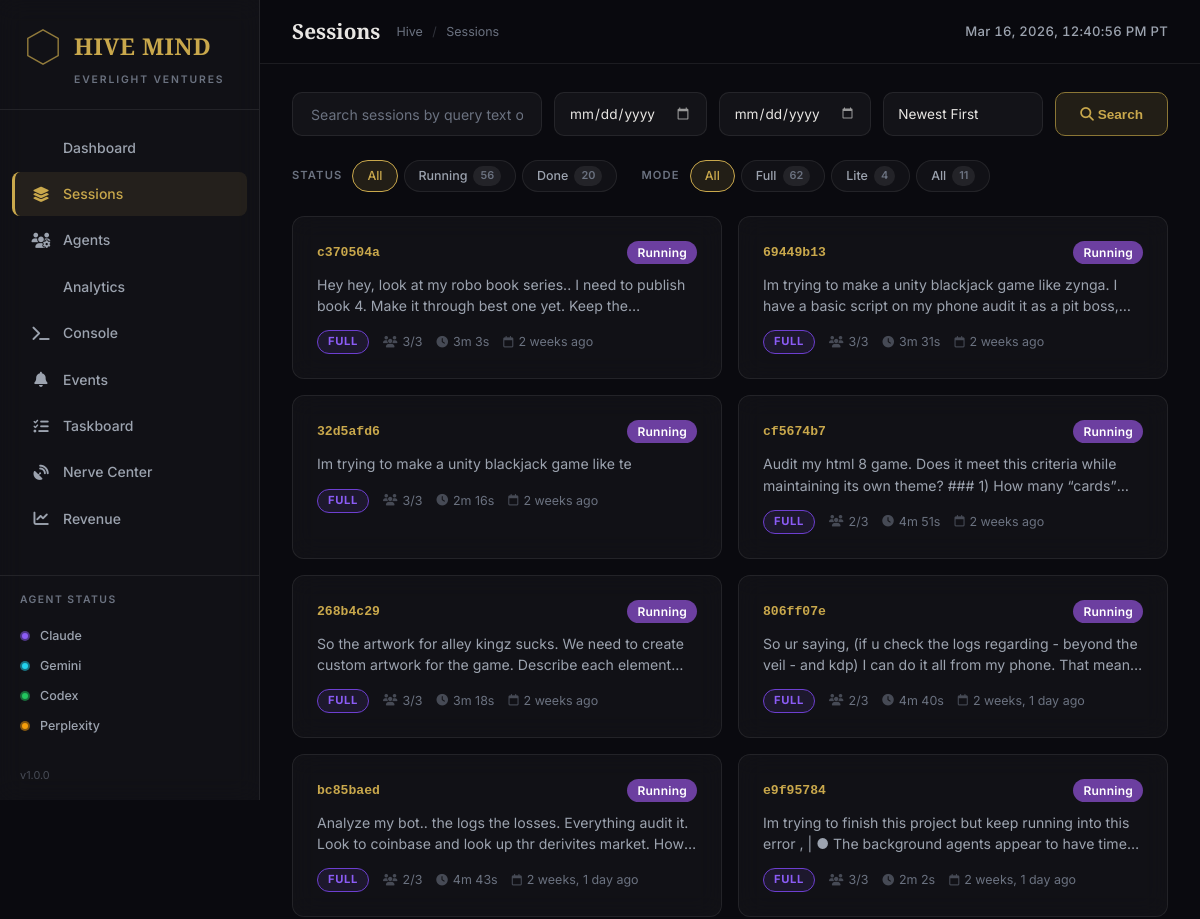
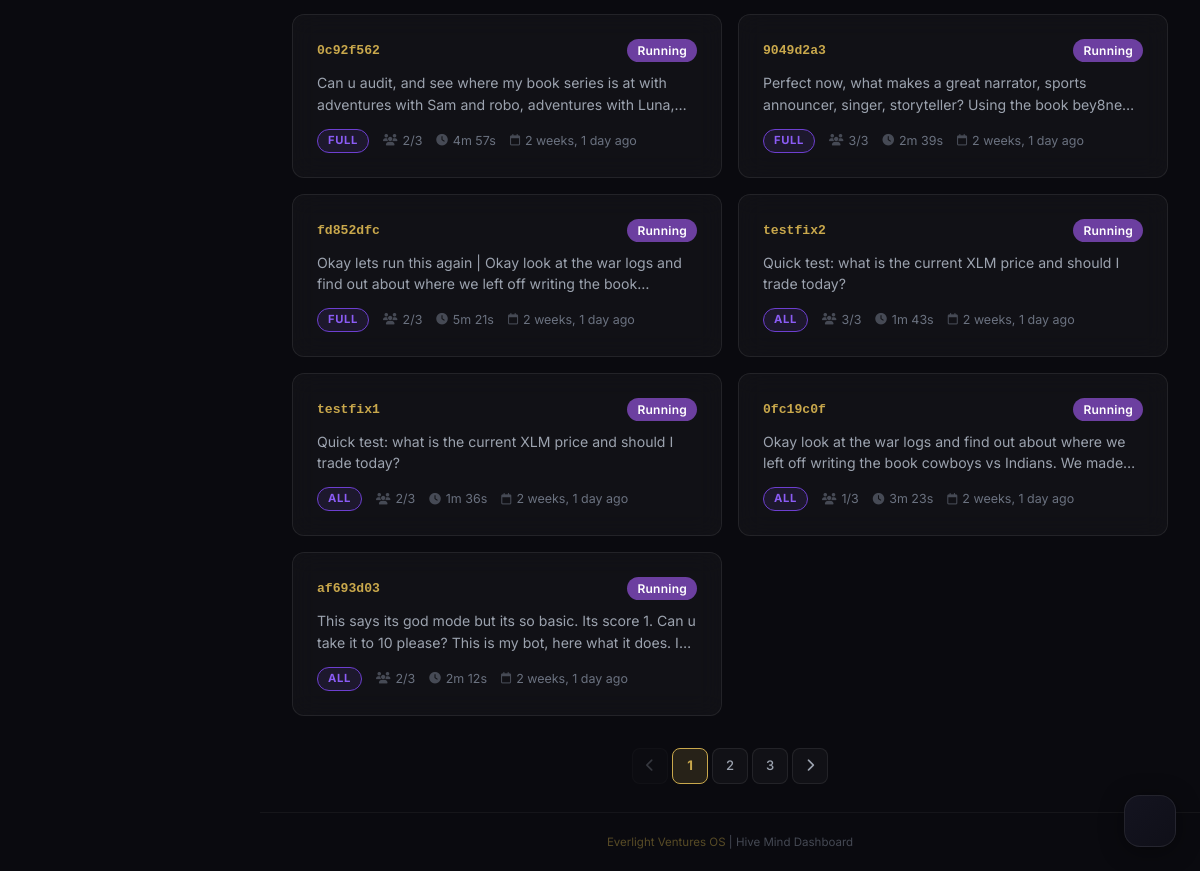
The app's page /sessions/ with its own data (2 pictures, top to bottom).
### hive/models.py (models this page shows, shortened)
class HiveSession(models.Model):
    STATUS_CHOICES = [
        ('running', 'Running'),
        ('done', 'Completed'),
        ('partial', 'Partial'),
        ('failed', 'Failed'),
    ]
    MODE_CHOICES = [
        ('full', 'Full Dispatch'),
        ('lite', 'Lite (Perplexity Only)'),
        ('all', 'All Agents Forced'),
    ]
    session_id = models.CharField(max_length=64, unique=True, db_index=True)
    query = models.TextField()
    mode = models.CharField(max_length=20, choices=MODE_CHOICES, default='full')
    status = models.CharField(max_length=20, choices=STATUS_CHOICES, default='running')
    routed_to = models.JSONField(default=list, blank=True)
    created_at = models.DateTimeField(db_index=True)
    duration_seconds = models.FloatField(null=True, blank=True)
    war_room_dir = models.CharField(max_length=500, blank=True)
    combined_summary = models.TextField(blank=True)
    intel_summary = models.TextField(blank=True)
    category = models.CharField(max_length=50, blank=True, db_index=True)
    objects = SessionQuerySet.as_manager()
    class Meta:
        ordering = ['-created_at']
        get_latest_by = 'created_at'
    @property
    def agents_succeeded(self):
        return self.responses.filter(status='done').count()
    @property
    def agents_total(self):
        return self.responses.count()

### hive/views.py (the view, shortened to what this page needs)
# urls.py: path('sessions/', views.SessionListView.as_view(), name='sessions'),
class SessionListView(ListView):
    model = HiveSession
    template_name = 'hive/sessions.html'
    context_object_name = 'sessions'
    paginate_by = 15
    def get_template_names(self):
        if _is_htmx(self.request):
            return ['hive/partials/session_list.html']
        return [self.template_name]
    def get_queryset(self):
        qs = HiveSession.objects.prefetch_related('responses__agent')
        q = self.request.GET.get('q', '').strip()
        status = self.request.GET.get('status', '').strip()
        if status and status in dict(HiveSession.STATUS_CHOICES):
            qs = qs.filter(status=status)
        mode = self.request.GET.get('mode', '').strip()
        if mode and mode in dict(HiveSession.MODE_CHOICES):
            qs = qs.filter(mode=mode)
        date_from = self.request.GET.get('date_from', '').strip()
        date_to = self.request.GET.get('date_to', '').strip()
        if date_from:
            try:
                qs = qs.filter(created_at__date__gte=datetime.strptime(date_from, '%Y-%m-%d').date())
            except ValueError:
                pass
        if date_to:
            try:
                qs = qs.filter(created_at__date__lte=datetime.strptime(date_to, '%Y-%m-%d').date())
            except ValueError:
                pass
        sort = self.request.GET.get('sort', 'newest')
        if sort == 'oldest':
            qs = qs.order_by('created_at')
        elif sort == 'duration_desc':
            qs = qs.order_by(F('duration_seconds').desc(nulls_last=True))
        elif sort == 'duration_asc':
            qs = qs.order_by(F('duration_seconds').asc(nulls_last=True))
        else:
            qs = qs.order_by('-created_at')
        return qs
    def get_context_data(self, **kwargs):
        ctx = super().get_context_data(**kwargs)
        ctx['active_page'] = 'sessions'
        ctx['search_query'] = self.request.GET.get('q', '')
        ctx['active_status'] = self.request.GET.get('status', '')
        ctx['active_mode'] = self.request.GET.get('mode', '')
        ctx['active_sort'] = self.request.GET.get('sort', 'newest')
        ctx['date_from'] = self.request.GET.get('date_from', '')
        ctx['date_to'] = self.request.GET.get('date_to', '')
        all_sessions = HiveSession.objects.all()
        ctx['filter_counts'] = {
            'status': {
                st: all_sessions.filter(status=st).count()
                for st, _ in HiveSession.STATUS_CHOICES
                if all_sessions.filter(status=st).exists()
            },
            'mode': {
                md: all_sessions.filter(mode=md).count()
                for md, _ in HiveSession.MODE_CHOICES
                if all_sessions.filter(mode=md).exists()
            },
        }
        ctx['status_choices'] = HiveSession.STATUS_CHOICES
        ctx['mode_choices'] = HiveSession.MODE_CHOICES
        return ctx

### hive/context_processors.py (called while the page is built)
def hive_globals(request):
    return {
        'total_sessions': HiveSession.objects.count(),
        'active_agents': Agent.objects.active().count(),
        'now_pt': timezone.now(),
        'app_version': '1.0.0',
        'app_name': 'Hive Mind',
    }

### hive/models.py (called while the page is built)
    def active(self):
        return self.filter(is_active=True)

### hive/templatetags/hive_tags.py (called while the page is built)
@register.filter(name='status_badge')
def status_badge(status):
    color = STATUS_COLORS.get(status, '#6b7280')
    label = STATUS_LABELS.get(status, status.title() if status else 'Unknown')
    return mark_safe(
        f'<span style="display:inline-block; background:{color}; color:#fff; '
        f'padding:2px 10px; border-radius:9999px; font-size:0.75rem; '
        f'font-weight:600; letter-spacing:0.02em;">{label}</span>'
    )

@register.filter(name='duration_fmt')
def duration_fmt(seconds):
    if seconds is None:
        return "N/A"
    try:
        s = float(seconds)
    except (TypeError, ValueError):
        return "N/A"
    if s < 60:
        return f"{s:.1f}s"
    minutes = int(s // 60)
    remaining = int(s % 60)
    return f"{minutes}m {remaining}s"

### hive/views.py (called while the page is built)
def _is_htmx(request):
    return getattr(request, 'htmx', False)

### hive/templates/hive/sessions.html (shortened to what this page needs)
{% extends "hive/base.html" %}
{% load static humanize hive_tags %}
{% block page_title %}Sessions{% endblock %}
{% block breadcrumb %}
  <a href="{% url 'hive:dashboard' %}">Hive</a>
  <span class="sep">/</span> Sessions
{% endblock %}
{% block content %}
<form method="get" action="" class="sess-search-form" id="sess-filter-form">
  <input
    type="text"
    name="q"
    value="{{ search_query }}"
    placeholder="Search sessions by query text or ID..."
    class="sess-search-input"
    autocomplete="off"
  >
  <input type="date" name="date_from" value="{{ date_from }}"
    class="sess-search-input" style="flex:0 0 140px;" title="From date">
  <input type="date" name="date_to" value="{{ date_to }}"
    class="sess-search-input" style="flex:0 0 140px;" title="To date">
  <select name="sort" class="sess-search-input" style="flex:0 0 160px; cursor:pointer;"
    onchange="this.form.submit()">
    <option value="newest" {% if active_sort == 'newest' %}selected{% endif %}>Newest First</option>
  </select>
  <button type="submit" class="sess-search-btn">
    <i class="fa-solid fa-magnifying-glass"></i> Search
  </button>
</form>
<div class="sess-filters">
  <div class="sess-filter-group">
    <span class="sess-filter-label">Status</span>
    <a href="?{% if search_query %}q={{ search_query }}&{% endif %}{% if request.GET.mode %}mode={{ request.GET.mode }}{% endif %}"
       class="sess-pill {% if not request.GET.status %}active{% endif %}">
      All
    </a>
    {% for st, count in filter_counts.status.items %}
    <a href="?status={{ st }}{% if search_query %}&q={{ search_query }}{% endif %}{% if request.GET.mode %}&mode={{ request.GET.mode }}{% endif %}"
       class="sess-pill {% if request.GET.status == st %}active{% endif %}">
      {{ st|title }}
      <span class="pill-count">{{ count }}</span>
    </a>
    {% endfor %}
  </div>
  <div class="sess-filter-group">
    <span class="sess-filter-label">Mode</span>
    <a href="?{% if search_query %}q={{ search_query }}&{% endif %}{% if request.GET.status %}status={{ request.GET.status }}{% endif %}"
       class="sess-pill {% if not request.GET.mode %}active{% endif %}">
      All
    </a>
    {% for md, count in filter_counts.mode.items %}
    <a href="?mode={{ md }}{% if search_query %}&q={{ search_query }}{% endif %}{% if request.GET.status %}&status={{ request.GET.status }}{% endif %}"
       class="sess-pill {% if request.GET.mode == md %}active{% endif %}">
      {{ md|title }}
      <span class="pill-count">{{ count }}</span>
    </a>
    {% endfor %}
  </div>
</div>
<div class="sess-grid">
  {% for s in object_list %}
  <a href="{% url 'hive:session_detail' session_id=s.session_id %}" class="glass-card sess-card">
    <div class="sess-card-top">
      <span class="sess-card-id">{{ s.session_id|truncatechars:12 }}</span>
      {{ s.status|status_badge }}
    </div>
    <div class="sess-card-query">{{ s.query }}</div>
    <div class="sess-card-meta">
      <span class="sess-mode-badge">{{ s.mode }}</span>
      <span class="sess-card-meta-item">
        <i class="fa-solid fa-users"></i>
        {{ s.agents_succeeded }}/{{ s.agents_total }}
      </span>
      <span class="sess-card-meta-item">
        <i class="fa-solid fa-clock"></i>
        {{ s.duration_seconds|duration_fmt }}
      </span>
      <span class="sess-card-meta-item">
        <i class="fa-regular fa-calendar"></i>
        {{ s.created_at|timesince }} ago
      </span>
    </div>
  </a>
  {% endfor %}
</div>
{% if page_obj.has_other_pages %}
<nav class="sess-pagination">
  {% if page_obj.has_previous %}
  <a href="?page={{ page_obj.previous_page_number }}{% if search_query %}&q={{ search_query }}{% endif %}{% if request.GET.status %}&status={{ request.GET.status }}{% endif %}{% if request.GET.mode %}&mode={{ request.GET.mode }}{% endif %}"
     class="sess-page-link">
    <i class="fa-solid fa-chevron-left"></i>
  </a>
  {% else %}
  <span class="sess-page-link disabled"><i class="fa-solid fa-chevron-left"></i></span>
  {% endif %}
  {% for num in page_obj.paginator.page_range %}
    {% if page_obj.number == num %}
    <span class="sess-page-link active">{{ num }}</span>
    {% elif num > page_obj.number|add:"-3" and num < page_obj.number|add:"3" %}
    <a href="?page={{ num }}{% if search_query %}&q={{ search_query }}{% endif %}{% if request.GET.status %}&status={{ request.GET.status }}{% endif %}{% if request.GET.mode %}&mode={{ request.GET.mode }}{% endif %}"
       class="sess-page-link">{{ num }}</a>
    {% endif %}
  {% endfor %}
  {% if page_obj.has_next %}
  <a href="?page={{ page_obj.next_page_number }}{% if search_query %}&q={{ search_query }}{% endif %}{% if request.GET.status %}&status={{ request.GET.status }}{% endif %}{% if request.GET.mode %}&mode={{ request.GET.mode }}{% endif %}"
     class="sess-page-link">
    <i class="fa-solid fa-chevron-right"></i>
  </a>
  {% else %}
  <span class="sess-page-link disabled"><i class="fa-solid fa-chevron-right"></i></span>
  {% endif %}
</nav>
{% endif %}
{% endblock %}

### hive/templates/hive/base.html (style rules this page uses)
:root { --bg-primary: #0a0a0f; --bg-secondary: #0f0f18; --bg-tertiary: #141420; --bg-card: rgba(255, 255, 255, 0.03); --bg-card-hover: rgba(255, 255, 255, 0.05); --gold: #c9a84c; --gold-dim: #8b7635; --gold-bright: #e5c76b; --gold-glow: rgba(201, 168, 76, 0.25); --purple: #8b5cf6; --purple-dim: #6d3fd0; --purple-glow: rgba(139, 92, 246, 0.2); --text-primary: #e8e6e3; --text-secondary: #9ca3af; --text-muted: #6b7280; --border-subtle: rgba(255, 255, 255, 0.08); --border-hover: rgba(255, 255, 255, 0.14); --glass-bg: rgba(255, 255, 255, 0.03); --glass-border: rgba(255, 255, 255, 0.08); --glass-blur: 12px; --sidebar-width: 260px; --topbar-height: 64px; --font-body: 'Inter', -apple-system, BlinkMacSystemFont, 'Segoe UI', sans-serif; --font-heading: 'Playfair Display', Georgia, 'Times New Roman', serif; --agent-claude: #8b5cf6; --agent-gemini: #22d3ee; --agent-codex: #22c55e; --agent-perplexity: #f59e0b; --ease-out-expo: cubic-bezier(0.16, 1, 0.3, 1); --transition-base: 0.2s var(--ease-out-expo); }
*, *::before, *::after { box-sizing: border-box; margin: 0; padding: 0; }
html { font-size: 16px; -webkit-font-smoothing: antialiased; -moz-osx-font-smoothing: grayscale; }
body { font-family: var(--font-body); background: var(--bg-primary); color: var(--text-primary); line-height: 1.6; min-height: 100vh; overflow-x: hidden; }
a { color: var(--gold); text-decoration: none; transition: color var(--transition-base); }
* { scrollbar-width: thin; scrollbar-color: var(--gold-dim) var(--bg-secondary); }
.topbar-breadcrumb a { color: var(--text-muted); }
.topbar-breadcrumb .sep { margin: 0 6px; opacity: 0.4; }
.glass-card { background: var(--glass-bg); border: 1px solid var(--glass-border); border-radius: 12px; backdrop-filter: blur(var(--glass-blur)); -webkit-backdrop-filter: blur(var(--glass-blur)); padding: 24px; transition: all var(--transition-base); }

### records on screen
HiveSession: session_id "c370504a", status|status_badge "Running", query "Hey hey, look at my robo book series.. I need to publish book 4. Make it through best one yet. Keep…", mode "FULL", agents_succeeded "3", agents_total "3", duration_seconds|duration_fmt "3m 3s", created_at "2 weeks"
HiveSession: session_id "69449b13", status|status_badge "Running", query "Im trying to make a unity blackjack game like zynga. I have a basic script on my phone audit it as a pit…", mode "FULL", agents_succeeded "3", agents_total "3", duration_seconds|duration_fmt "3m 31s", created_at "2 weeks"
HiveSession: session_id "32d5afd6", status|status_badge "Running", query "Im trying to make a unity blackjack game like te", mode "FULL", agents_succeeded "3", agents_total "3", duration_seconds|duration_fmt "2m 16s", created_at "2 weeks"
HiveSession: session_id "cf5674b7", status|status_badge "Running", query "Audit my html 8 game. Does it meet this criteria while maintaining its own theme? ### 1) How many…", mode "FULL", agents_succeeded "2", agents_total "3", duration_seconds|duration_fmt "4m 51s", created_at "2 weeks"
HiveSession: session_id "268b4c29", status|status_badge "Running", query "So the artwork for alley kingz sucks. We need to create custom artwork for the game. Describe each…", mode "FULL", agents_succeeded "3", agents_total "3", duration_seconds|duration_fmt "3m 18s", created_at "2 weeks"
HiveSession: session_id "806ff07e", status|status_badge "Running", query "So ur saying, (if u check the logs regarding - beyond the veil - and kdp) I can do it all from my phone. That…", mode "FULL", agents_succeeded "2", agents_total "3", duration_seconds|duration_fmt "4m 40s", created_at "2 weeks, 1 day"
HiveSession: session_id "bc85baed", status|status_badge "Running", query "Analyze my bot.. the logs the losses. Everything audit it. Look to coinbase and look up thr derivites market. How…", mode "FULL", agents_succeeded "2", agents_total "3", duration_seconds|duration_fmt "4m 43s", created_at "2 weeks, 1 day"
HiveSession: session_id "e9f95784", status|status_badge "Running", query "Im trying to finish this project but keep running into this error , | ● The background agents appear to have…", mode "FULL", agents_succeeded "3", agents_total "3", duration_seconds|duration_fmt "2m 2s", created_at "2 weeks, 1 day"
HiveSession: session_id "0c92f562", status|status_badge "Running", query "Can u audit, and see where my book series is at with adventures with Sam and robo, adventures with…", mode "FULL", agents_succeeded "2", agents_total "3", duration_seconds|duration_fmt "4m 57s", created_at "2 weeks, 1 day"
HiveSession: session_id "9049d2a3", status|status_badge "Running", query "Perfect now, what makes a great narrator, sports announcer, singer, storyteller? Using the book…", mode "FULL", agents_succeeded "3", agents_total "3", duration_seconds|duration_fmt "2m 39s", created_at "2 weeks, 1 day"
HiveSession: session_id "fd852dfc", status|status_badge "Running", query "Okay lets run this again | Okay look at the war logs and find out about where we left off writing the…", mode "FULL", agents_succeeded "2", agents_total "3", duration_seconds|duration_fmt "5m 21s", created_at "2 weeks, 1 day"
HiveSession: session_id "testfix2", status|status_badge "Running", query "Quick test: what is the current XLM price and should I trade today?", mode "ALL", agents_succeeded "3", agents_total "3", duration_seconds|duration_fmt "1m 43s", created_at "2 weeks, 1 day"
HiveSession: session_id "testfix1", status|status_badge "Running", query "Quick test: what is the current XLM price and should I trade today?", mode "ALL", agents_succeeded "2", agents_total "3", duration_seconds|duration_fmt "1m 36s", created_at "2 weeks, 1 day"
HiveSession: session_id "0fc19c0f", status|status_badge "Running", query "Okay look at the war logs and find out about where we left off writing the book cowboys vs Indians. We…", mode "ALL", agents_succeeded "1", agents_total "3", duration_seconds|duration_fmt "3m 23s", created_at "2 weeks, 1 day"
HiveSession: session_id "af693d03", status|status_badge "Running", query "This says its god mode but its so basic. Its score 1. Can u take it to 10 please? This is my bot, here what it does.…", mode "ALL", agents_succeeded "2", agents_total "3", duration_seconds|duration_fmt "2m 12s", created_at "2 weeks, 1 day"

### other values on screen
{{ app_version }} "1.0.0"
{{ st|title }} "Running" "Done"
{{ count }} "56" "20"
{{ md|title }} "Full" "Lite" "All"
{{ count }} "62" "4" "11"
{{ num }} "1"
{{ num }} "2" "3"
